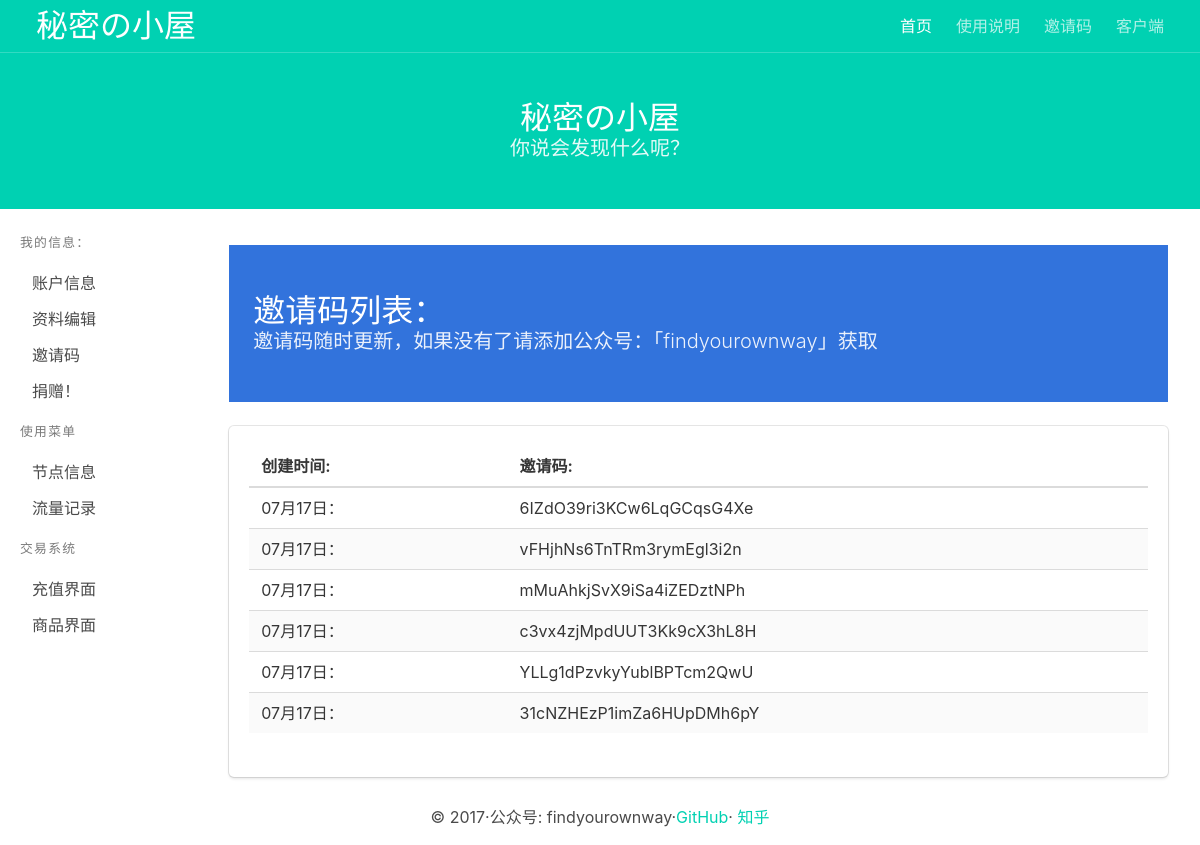
Page /ssinvite on the committed database.
### shadowsocks/models.py (models this page shows, shortened)
class InviteCode(models.Model):
    code = models.CharField(
        '邀请码',
        primary_key=True,
        blank=True,
        max_length=40,
        default=get_long_random_string
    )
    time_created = models.DateTimeField(
        '创建时间',
        editable=False,
        auto_now_add=True
    )
    class Meta:
        verbose_name_plural = '邀请码'
        ordering = ('-time_created',)

### shadowsocks/views.py (the view)
# urls.py: url(r'^ssinvite$',views.ssinvite,name='ssinvite'),
def ssinvite(request):
    codelist = InviteCode.objects.all()
    context = {'codelist': codelist, }
    return render(request, 'sspanel/invite.html', context=context)

### templates/sspanel/invite.html
{% extends 'base.html' %} {% block main %}
<div class="column is-12">
    <section class="hero is-info is-smaill">
        <div class="hero-body">
            <div class="container">
                <h1 class="title">
                    邀请码列表：
                </h1>
                <h2 class="subtitle">
                    邀请码随时更新，如果没有了请添加公众号：「findyourownway」获取
                </h2>
            </div>
        </div>
    </section>
</div>
<div class="column is-12">
    <div class="box">
        <div class="content">
            <table class="table is-striped">
                <thead>
                    <tr>
                        <th>创建时间:</th>
                        <th>邀请码:</th>
                    </tr>
                </thead>
                {% for code in codelist %}
                <tr>
                    <td>{{ code.time_created|date:"m月d日" }}：</td>
                    <td>{{ code.code }}</td>
                </tr>
                {% empty %}
                <h2 class="subtitle">
                    哦哦哦，用完了！
                </h2>
                {% endfor %}
            </table>
        </div>
    </div>
</div>
{% endblock main%}

### templates/base.html (shortened to what this page needs)
<!DOCTYPE html>
<html lang="zh">
<head>
    {% load staticfiles %}
    <link rel="stylesheet" href="{% static 'sspanel/css/bulma.css'%}">
    <link rel="stylesheet" href="https://maxcdn.bootstrapcdn.com/font-awesome/4.7.0/css/font-awesome.min.css">
    <link rel="stylesheet" href="{% static 'sspanel/css/ehco.css'%}">
    <link rel="stylesheet" href="{% static 'sspanel/css/sweetalert.css'%}">
</head>
<body>
    <section class="hero is-small is-primary ">
        <div class="hero-head">
            <header class="nav">
                <div class="container">
                    <div class="nav-left">
                        <a class="nav-item" href="/">
                            <strong class="title">秘密の小屋</strong>
                        </a>
                    </div>
                    <div class="nav-right nav-menu">
                        <a class="nav-item is-active" href="/">首页</a>
                        <a class="nav-item" href="/sshelp">使用说明</a>
                        <a class="nav-item" href="/ssinvite">邀请码</a>
                        <a class="nav-item" href="/ssclient">客户端</a>
                    </div>
                </div>
            </header>
        </div>
        <div class="hero-body">
            <div class="container has-text-centered">
                <h1 class="title">
                    <a href="/"><strong>秘密の小屋</strong></a>
                </h1>
                <h2 class="subtitle">
                    你说会发现什么呢？
                </h2>
            </div>
        </div>
    </section>
    <br/>
    <div class="container is-fluid">
        <div class="columns is-mobile">
            <div class="column is-2">
                <aside class="menu">
                    <p class="menu-label">
                        我的信息：
                    </p>
                    <ul class="menu-list">
                        <li><a>账户信息</a></li>
                        <li><a>资料编辑</a></li>
                        <li><a>邀请码</a></li>
                        <li><a>捐赠！</a></li>
                    </ul>
                    <p class="menu-label">
                        使用菜单
                    </p>
                    <ul class="menu-list">
                        <li><a href="/nodeinfo">节点信息</a></li>
                        <li><a>流量记录</a></li>
                    </ul>
                    <p class="menu-label">
                        交易系统
                    </p>
                    <ul class="menu-list">
                        <li><a>充值界面</a></li>
                        <li><a>商品界面</a></li>
                    </ul>
                </aside>
            </div>
            <div class="column is-10">
                {% block main %} {% endblock main%}
            </div>
        </div>
    </div>
    <footer>
        <div class="container">
            <div class="content has-text-centered">
                <p>
                    <p class="copyright">&copy; 2017·公众号: findyourownway·<a href="https://github.com/ehco1996">GitHub</a>·
                        <a href="https://www.zhihu.com/people/Ehcostuff/activities">知乎</a>
                    </p>
                </p>
            </div>
        </div>
    </footer>
</body>
</html>

### rows in the picture
InviteCode: time_created "07月17日", code "6IZdO39ri3KCw6LqGCqsG4Xe"
InviteCode: time_created "07月17日", code "vFHjhNs6TnTRm3rymEgl3i2n"
InviteCode: time_created "07月17日", code "mMuAhkjSvX9iSa4iZEDztNPh"
InviteCode: time_created "07月17日", code "c3vx4zjMpdUUT3Kk9cX3hL8H"
InviteCode: time_created "07月17日", code "YLLg1dPzvkyYublBPTcm2QwU"
InviteCode: time_created "07月17日", code "31cNZHEzP1imZa6HUpDMh6pY"
